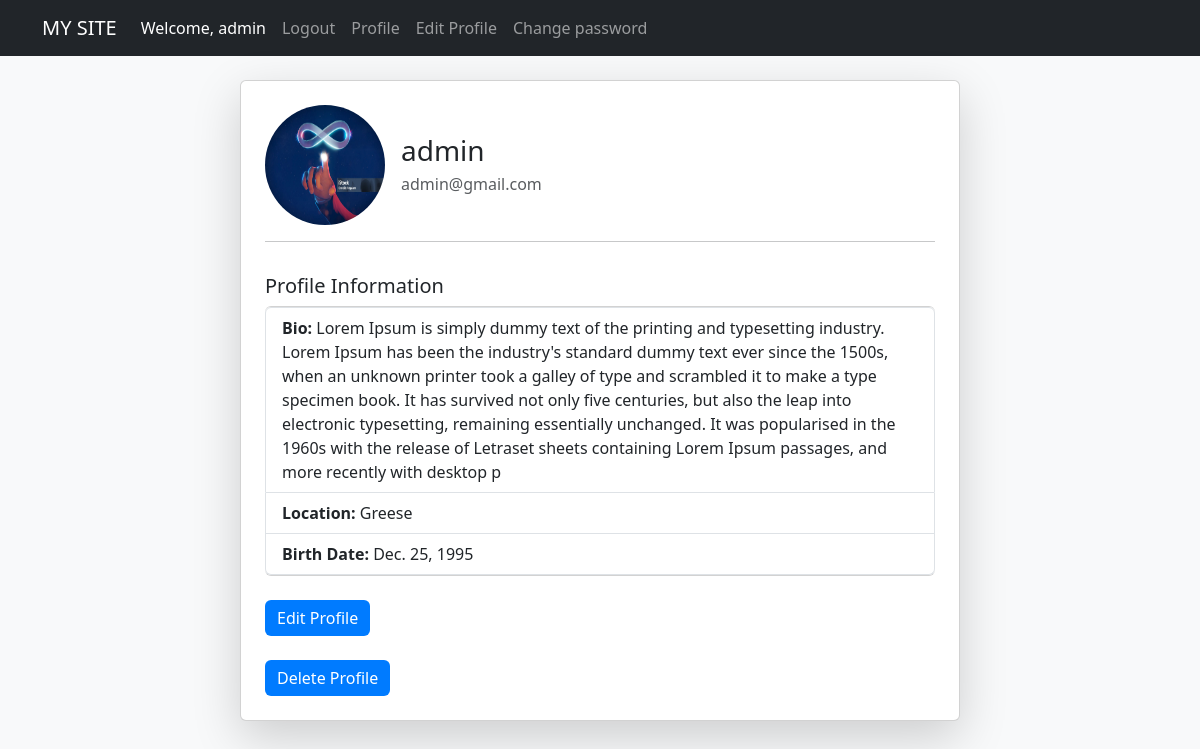
/profile/ (signed in), run on the app's committed database.
### authapp/models.py (models this page shows, shortened)
class UserProfile(models.Model):
    user = models.OneToOneField(
        User, on_delete=models.CASCADE, related_name='profile'
    )
    bio = models.TextField(max_length=500, blank=True)
    birth_date = models.DateField(blank=True, null=True)
    location = models.CharField(max_length=100, blank=True)
    avatar = models.ImageField(
        upload_to='avatars',
        blank=True,
        null=True,
        max_length=100,
    )

### authapp/views.py (the view)
# urls.py: path('profile/', views.profile, name='profile'),
@login_required
def profile(request):
    user_profile, _ = UserProfile.objects.get_or_create(user=request.user)  # pylint: disable=no-member
    return render(request, "authapp/profile.html",
                  {"user_profile": user_profile})

### authapp/templates/authapp/profile.html (shortened to what this page needs)
{% extends 'authapp/base.html' %}
{% block content %}
<div class="container mt-4">
    <div class="row justify-content-center">
        <div class="col-md-8">
            <div class="card shadow-lg p-4 rounded">
                <div class="d-flex align-items-center">
                    <div class="me-3">
                        {% if user_profile.avatar %}
                            <img src="{{ user_profile.avatar.url }}" alt="Avatar" class="rounded-circle" width="120" height="120">
                        {% else %}
                            <img src="https://via.placeholder.com/120" alt="No Avatar" class="rounded-circle">
                        {% endif %}
                    </div>
                    <div>
                        <h3 class="mb-1">{{ user_profile.user.username }}</h3>
                        <p class="text-muted mb-0">{{ user_profile.user.email }}</p>
                    </div>
                </div>
                <hr>
                <h5 class="mt-3">Profile Information</h5>
                <ul class="list-group">
                    <li class="list-group-item"><strong>Bio:</strong> {{ user_profile.bio|default:"No bio provided" }}</li>
                    <li class="list-group-item"><strong>Location:</strong> {{ user_profile.location|default:"Not specified" }}</li>
                    <li class="list-group-item"><strong>Birth Date:</strong> {{ user_profile.birth_date|default:"Not provided" }}</li>
                </ul>
                <div class="mt-4">
                    <a href="{% url 'edit_profile' %}" class="btn btn-primary">Edit Profile</a>
                </div>
                <div class="mt-4">
                    <a href="{% url 'delete_account' %}" class="btn btn-primary">Delete Profile</a>
                </div>
            </div>
        </div>
    </div>
</div>
{% endblock %}

### authapp/templates/authapp/base.html (shortened to what this page needs)
<!DOCTYPE html>
<html lang="ru">
<head>
    <link href="https://cdn.jsdelivr.net/npm/bootstrap@5.3.2/dist/css/bootstrap.min.css" rel="stylesheet">
</head>
<body>
    <nav class="navbar navbar-expand-lg navbar-dark bg-dark">
        <div class="container">
            <a class="navbar-brand" href="/">MY SITE</a>
            <div class="collapse navbar-collapse" id="navbarNav">
                <ul class="navbar-nav">
                    {% if user.is_authenticated %}
                        <li class="nav-item">
                            <a class="nav-link disabled text-white">Welcome, {{ user.username }}</a>
                        </li>
                        <li class="nav-item"><a class="nav-link" href="{% url 'logout' %}">Logout</a></li>
                    {% else %}
                        <li class="nav-item"><a class="nav-link" href="{% url 'login' %}">Login</a></li>
                        <li class="nav-item"><a class="nav-link" href="{% url 'registration' %}">Registration</a></li>
                    {% endif %}
                    <li class="nav-item"><a class="nav-link" href="{% url 'profile' %}">Profile</a></li>
                    <li class="nav-item"><a class="nav-link" href="{% url 'edit_profile' %}">Edit Profile</a></li>
                    <li class="nav-item"><a class="nav-link" href="{% url 'change_password' %}">Change password</a></li>
                </ul>
            </div>
        </div>
    </nav>
    <div class="container mt-4">
        {% block content %}{% endblock %}
    </div>
</body>
</html>

### authapp/templates/authapp/base.html (style rules this page uses)
body { background-color: #f8f9fa; }
.card { background: #ffffff; border-radius: 10px; box-shadow: 0px 4px 10px rgba(0, 0, 0, 0.1); padding: 20px; }
.btn-primary { background-color: #007bff; border: none; }

### data on the page
UserProfile: avatar (picture), user.username "admin", user.email "admin@gmail.com", bio "Lorem Ipsum is simply dummy text of the printing and typesetting industry. Lorem Ipsum has been the industry's standard dummy text ever since the 1500s, when an unknown printer took a galley of type and scrambled it to make a type specimen book. It has survived not only five centuries, but also the leap into electronic typesetting, remaining essentially unchanged. It was popularised in the 1960s with the release of Letraset sheets containing Lorem Ipsum passages, and more recently with desktop p", location "Greese", birth_date "Dec. 25, 1995"

### other printed values
{{ user.username }} "admin"
